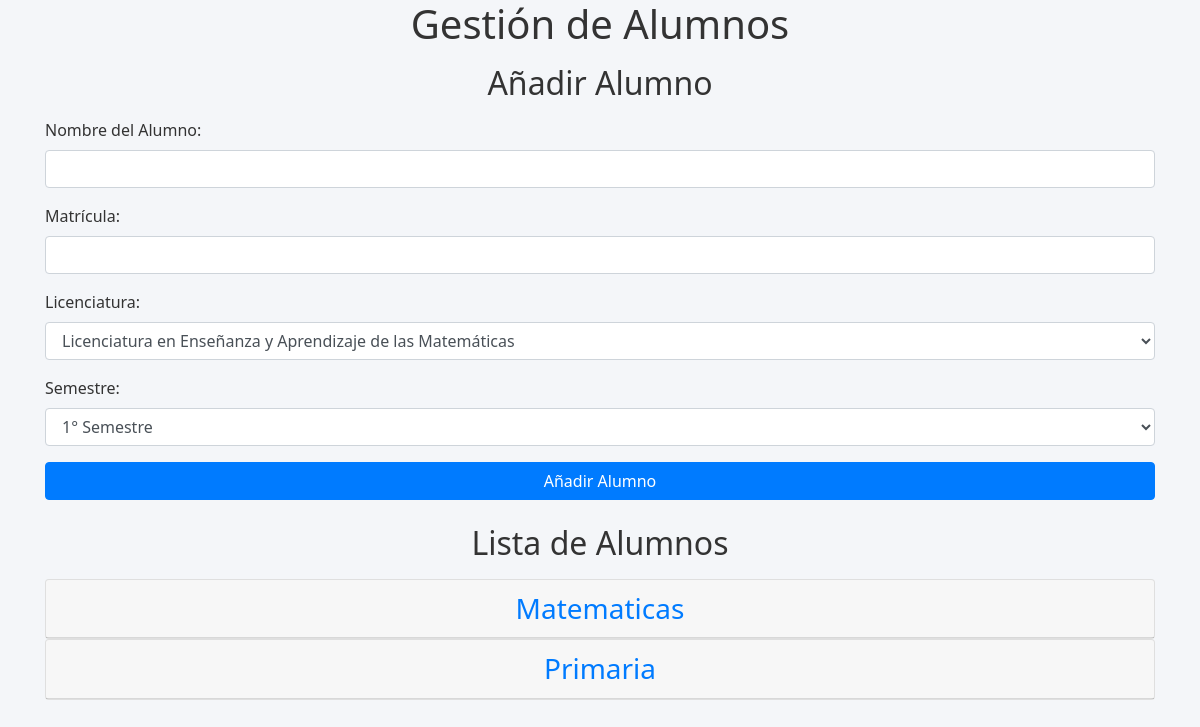
The app's page /alumnos, older data.
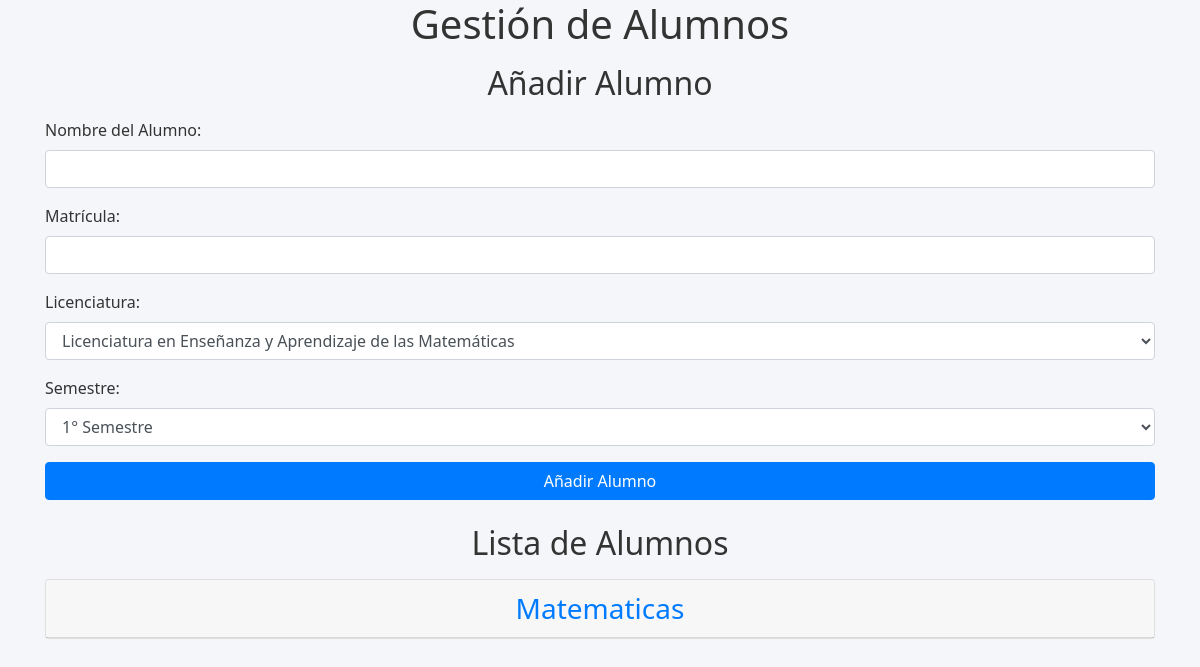
The same page, newer data.
### models.py (models this page shows)
class Estudiante(Base):
    __tablename__ = 'estudiantes'
    id = Column(Integer, primary_key=True)
    nombre = Column(String, nullable=False)
    matricula = Column(String, nullable=False)
    username = Column(String, nullable=False)
    password = Column(String, nullable=False)

### app.py (the view)
@app.route('/alumnos')
def alumnos():
    conn = get_db_connection()
    alumnos = conn.execute('SELECT * FROM estudiantes').fetchall()
    conn.close()
    alumnos_por_licenciatura = {}
    for alumno in alumnos:
        licenciatura = alumno["licenciatura"]
        semestre = alumno["semestre"]
        if licenciatura not in alumnos_por_licenciatura:
            alumnos_por_licenciatura[licenciatura] = {}
        if semestre not in alumnos_por_licenciatura[licenciatura]:
            alumnos_por_licenciatura[licenciatura][semestre] = []
        alumnos_por_licenciatura[licenciatura][semestre].append(dict(alumno))
    return render_template('alumnos.html', alumnos=alumnos_por_licenciatura)

### app.py (called while the page is built)
def get_db_connection():
    if 'db' not in g:
        g.db = sqlite3.connect('database.db')
        g.db.row_factory = sqlite3.Row
        g.db.execute('PRAGMA journal_mode = WAL')
    return g.db

@app.teardown_appcontext
def close_db_connection(exception):
    db = g.pop('db', None)
    if db is not None:
        db.close()

### templates/alumnos.html (shortened to what this page needs)
<!DOCTYPE html>
<html lang="es">
<head>
    <link rel="stylesheet" href="https://maxcdn.bootstrapcdn.com/bootstrap/4.5.2/css/bootstrap.min.css">
    <link rel="stylesheet" href="{{ url_for('static', filename='css/parametros.css') }}">
</head>
<body>
    <div class="container">
        <h1 class="text-center">Gestión de Alumnos</h1>
        <h2>Añadir Alumno</h2>
        <form action="{{ url_for('datos_alumnos') }}" method="post" class="mb-4">
            <div class="form-group">
                <label for="nombre">Nombre del Alumno:</label>
                <input type="text" id="nombre" name="nombre" class="form-control" required>
            </div>
            <div class="form-group">
                <label for="matricula">Matrícula:</label>
                <input type="text" id="matricula" name="matricula" class="form-control" required>
            </div>
            <div class="form-group">
                <label for="licenciatura">Licenciatura:</label>
                <select id="licenciatura" name="licenciatura" class="form-control" required>
                    <option value="Matematicas">Licenciatura en Enseñanza y Aprendizaje de las Matemáticas</option>
                </select>
            </div>
            <div class="form-group">
                <label for="semestre">Semestre:</label>
                <select id="semestre" name="semestre" class="form-control" required>
                    <option value="1">1° Semestre</option>
                </select>
            </div>
            <button type="submit" class="btn btn-primary btn-block">Añadir Alumno</button>
        </form>
        <h2 class="mt-4">Lista de Alumnos</h2>
        <div id="alumnos-por-licenciatura">
            {% for licenciatura, alumnos_por_semestre in alumnos.items() %}
            <div class="card">
                <div class="card-header">
                    <h3 class="mb-0">
                        <a class="collapsed" data-toggle="collapse" href="#{{ licenciatura | replace(' ', '_') }}">
                            {{ licenciatura }}
                        </a>
                    </h3>
                </div>
            </div>
            {% endfor %}
        </div>
    </div>
</body>
</html>

### static/css/parametros.css (style rules this page uses)
* { box-sizing: border-box; margin: 0; padding: 0; }
body { font-family: 'Segoe UI', sans-serif; background-color: #f4f6f9; color: #333; }
h1, h2, h3, h4 { margin-bottom: 1rem; text-align: center; }

Row changes from the older to the newer data that the page shows:
removed Estudiante: licenciatura "Primaria"
